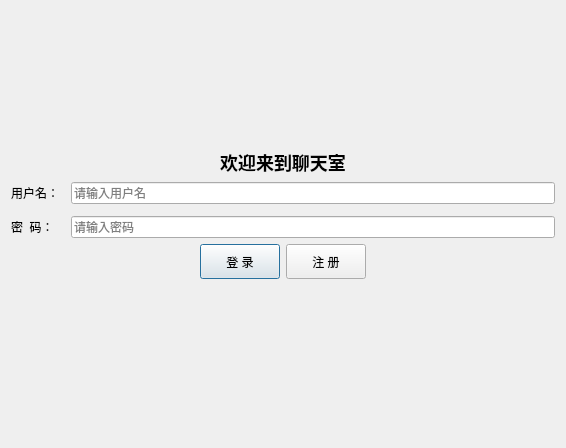
<?xml version="1.0" encoding="UTF-8"?>
<ui version="4.0">
 <class>LoginDialog</class>
 <widget class="QDialog" name="LoginDialog">
  <property name="geometry">
   <rect>
    <x>0</x>
    <y>0</y>
    <width>566</width>
    <height>448</height>
   </rect>
  </property>
  <property name="windowTitle">
   <string>聊天室 - 登录</string>
  </property>
  <layout class="QVBoxLayout" name="verticalLayout">
   <item>
    <spacer name="spacerTop">
     <property name="orientation">
      <enum>Qt::Vertical</enum>
     </property>
     <property name="sizeHint" stdset="0">
      <size>
       <width>20</width>
       <height>40</height>
      </size>
     </property>
    </spacer>
   </item>
   <item>
    <widget class="QLabel" name="lblTitle">
     <property name="text">
      <string>&lt;h2&gt;欢迎来到聊天室&lt;/h2&gt;</string>
     </property>
     <property name="alignment">
      <set>Qt::AlignCenter</set>
     </property>
    </widget>
   </item>
   <item>
    <layout class="QFormLayout" name="formLayout">
     <property name="horizontalSpacing">
      <number>12</number>
     </property>
     <property name="verticalSpacing">
      <number>12</number>
     </property>
     <item row="0" column="0">
      <widget class="QLabel" name="lblUsername">
       <property name="text">
        <string>用户名：</string>
       </property>
      </widget>
     </item>
     <item row="0" column="1">
      <widget class="QLineEdit" name="edtUsername">
       <property name="maxLength">
        <number>20</number>
       </property>
       <property name="placeholderText">
        <string>请输入用户名</string>
       </property>
      </widget>
     </item>
     <item row="1" column="0">
      <widget class="QLabel" name="lblPassword">
       <property name="text">
        <string>密  码：</string>
       </property>
      </widget>
     </item>
     <item row="1" column="1">
      <widget class="QLineEdit" name="edtPassword">
       <property name="maxLength">
        <number>30</number>
       </property>
       <property name="echoMode">
        <enum>QLineEdit::Password</enum>
       </property>
       <property name="placeholderText">
        <string>请输入密码</string>
       </property>
      </widget>
     </item>
    </layout>
   </item>
   <item>
    <layout class="QHBoxLayout" name="btnLayout">
     <item>
      <spacer name="spacerLeft">
       <property name="orientation">
        <enum>Qt::Horizontal</enum>
       </property>
       <property name="sizeHint" stdset="0">
        <size>
         <width>40</width>
         <height>20</height>
        </size>
       </property>
      </spacer>
     </item>
     <item>
      <widget class="QPushButton" name="btnLogin">
       <property name="minimumSize">
        <size>
         <width>80</width>
         <height>35</height>
        </size>
       </property>
       <property name="text">
        <string>登 录</string>
       </property>
      </widget>
     </item>
     <item>
      <widget class="QPushButton" name="btnRegister">
       <property name="minimumSize">
        <size>
         <width>80</width>
         <height>35</height>
        </size>
       </property>
       <property name="text">
        <string>注 册</string>
       </property>
      </widget>
     </item>
     <item>
      <spacer name="spacerRight">
       <property name="orientation">
        <enum>Qt::Horizontal</enum>
       </property>
       <property name="sizeHint" stdset="0">
        <size>
         <width>40</width>
         <height>20</height>
        </size>
       </property>
      </spacer>
     </item>
    </layout>
   </item>
   <item>
    <widget class="QLabel" name="lblStatus">
     <property name="styleSheet">
      <string>color: red;</string>
     </property>
     <property name="text">
      <string/>
     </property>
     <property name="alignment">
      <set>Qt::AlignCenter</set>
     </property>
    </widget>
   </item>
   <item>
    <spacer name="spacerBottom">
     <property name="orientation">
      <enum>Qt::Vertical</enum>
     </property>
     <property name="sizeHint" stdset="0">
      <size>
       <width>20</width>
       <height>40</height>
      </size>
     </property>
    </spacer>
   </item>
  </layout>
 </widget>
 <resources/>
 <connections/>
</ui>
